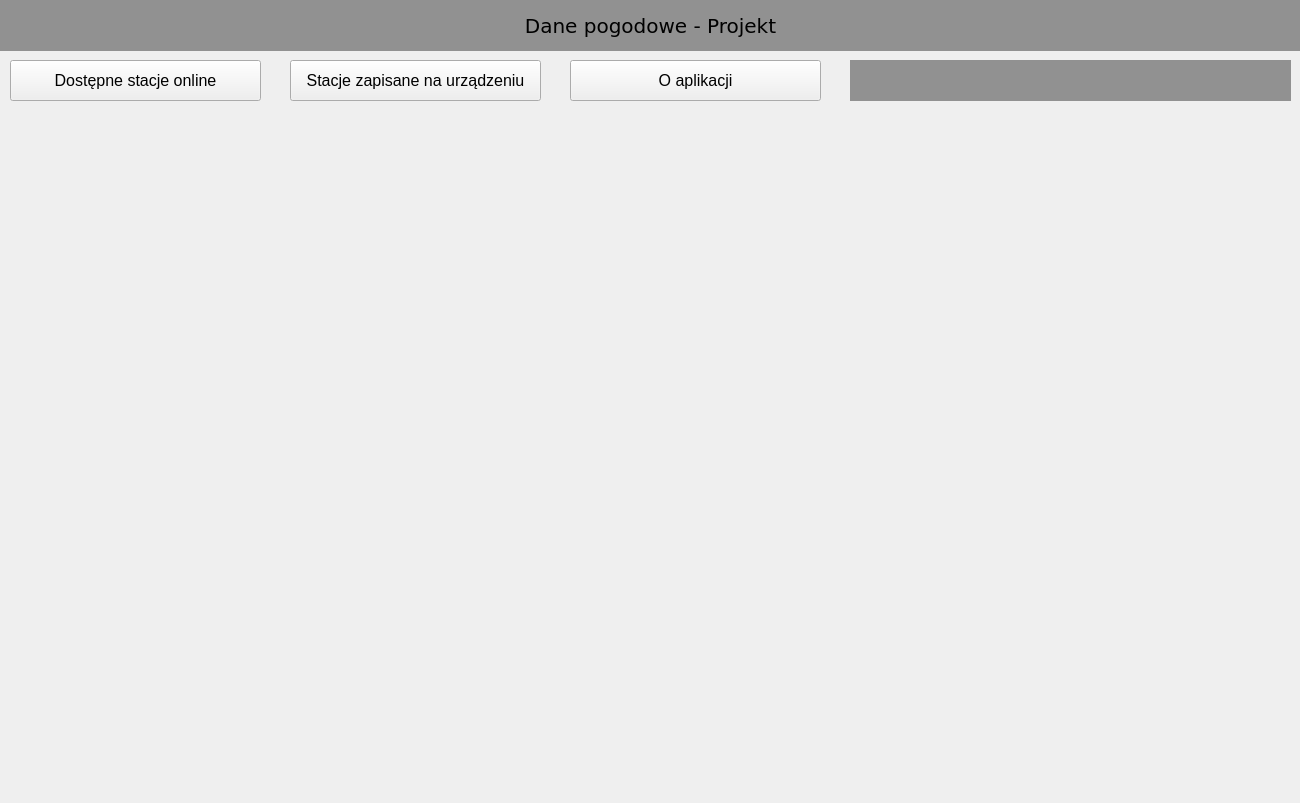
<?xml version="1.0" encoding="UTF-8"?>
<ui version="4.0">
 <class>MainWindow</class>
 <widget class="QMainWindow" name="MainWindow">
  <property name="geometry">
   <rect>
    <x>0</x>
    <y>0</y>
    <width>1300</width>
    <height>803</height>
   </rect>
  </property>
  <property name="cursor">
   <cursorShape>ArrowCursor</cursorShape>
  </property>
  <property name="windowTitle">
   <string>MainWindow</string>
  </property>
  <property name="styleSheet">
   <string notr="true">backgound-color:black</string>
  </property>
  <widget class="QWidget" name="centralwidget">
   <widget class="QLabel" name="timeLabel">
    <property name="geometry">
     <rect>
      <x>850</x>
      <y>60</y>
      <width>441</width>
      <height>41</height>
     </rect>
    </property>
    <property name="font">
     <font>
      <family>Verdana</family>
      <pointsize>15</pointsize>
     </font>
    </property>
    <property name="styleSheet">
     <string notr="true">background-color:rgba(0,0,0,100)</string>
    </property>
    <property name="text">
     <string/>
    </property>
    <property name="alignment">
     <set>Qt::AlignmentFlag::AlignCenter</set>
    </property>
   </widget>
   <widget class="QPushButton" name="showAll">
    <property name="geometry">
     <rect>
      <x>10</x>
      <y>60</y>
      <width>251</width>
      <height>41</height>
     </rect>
    </property>
    <property name="font">
     <font>
      <pointsize>12</pointsize>
      <kerning>true</kerning>
     </font>
    </property>
    <property name="cursor">
     <cursorShape>PointingHandCursor</cursorShape>
    </property>
    <property name="styleSheet">
     <string notr="true"/>
    </property>
    <property name="text">
     <string>Dostępne stacje online</string>
    </property>
    <property name="autoDefault">
     <bool>false</bool>
    </property>
   </widget>
   <widget class="QLabel" name="mainInformation">
    <property name="geometry">
     <rect>
      <x>0</x>
      <y>0</y>
      <width>1301</width>
      <height>51</height>
     </rect>
    </property>
    <property name="font">
     <font>
      <family>Verdana</family>
      <pointsize>15</pointsize>
     </font>
    </property>
    <property name="styleSheet">
     <string notr="true">background-color:rgba(0,0,0,100)</string>
    </property>
    <property name="text">
     <string>Dane pogodowe - Projekt</string>
    </property>
    <property name="alignment">
     <set>Qt::AlignmentFlag::AlignCenter</set>
    </property>
   </widget>
   <widget class="QWidget" name="horizontalLayoutWidget">
    <property name="geometry">
     <rect>
      <x>10</x>
      <y>110</y>
      <width>1281</width>
      <height>681</height>
     </rect>
    </property>
    <layout class="QHBoxLayout" name="allLayout">
     <item>
      <layout class="QVBoxLayout" name="mainLayout"/>
     </item>
    </layout>
   </widget>
   <widget class="QPushButton" name="showOffline">
    <property name="geometry">
     <rect>
      <x>290</x>
      <y>60</y>
      <width>251</width>
      <height>41</height>
     </rect>
    </property>
    <property name="font">
     <font>
      <pointsize>12</pointsize>
      <kerning>true</kerning>
     </font>
    </property>
    <property name="cursor">
     <cursorShape>PointingHandCursor</cursorShape>
    </property>
    <property name="styleSheet">
     <string notr="true"/>
    </property>
    <property name="text">
     <string>Stacje zapisane na urządzeniu</string>
    </property>
    <property name="autoDefault">
     <bool>false</bool>
    </property>
   </widget>
   <widget class="QPushButton" name="about">
    <property name="geometry">
     <rect>
      <x>570</x>
      <y>60</y>
      <width>251</width>
      <height>41</height>
     </rect>
    </property>
    <property name="font">
     <font>
      <pointsize>12</pointsize>
      <kerning>true</kerning>
     </font>
    </property>
    <property name="cursor">
     <cursorShape>PointingHandCursor</cursorShape>
    </property>
    <property name="styleSheet">
     <string notr="true"/>
    </property>
    <property name="text">
     <string>O aplikacji</string>
    </property>
    <property name="autoDefault">
     <bool>false</bool>
    </property>
   </widget>
  </widget>
 </widget>
 <resources/>
 <connections/>
</ui>
